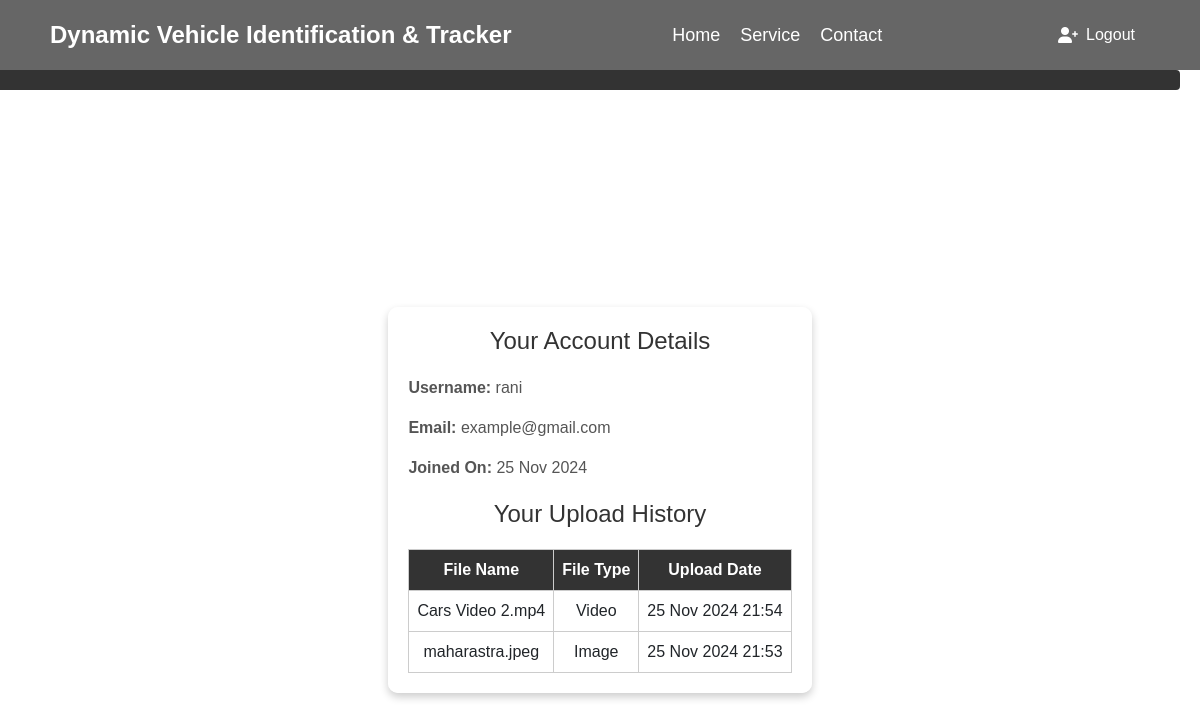
Screenshot of /account/ (signed in) with the database file from the repository.
### detection/models.py (models this page shows, shortened)
class UploadHistory(models.Model):
    user = models.ForeignKey(User, on_delete=models.CASCADE)
    file_name = models.CharField(max_length=255)
    file_type = models.CharField(max_length=50)
    upload_date = models.DateTimeField(auto_now_add=True)
    detected_plate_numbers = models.TextField()  # Add this if not present
    detected_states = models.TextField()        # For state info (optional)

### detection/views.py (the view)
# urls.py: path('account/', views.account_details_view, name='account_details'),
@login_required(login_url='/login/')
def account_details_view(request):
    user = request.user
    upload_history = UploadHistory.objects.filter(user=user).order_by('-upload_date')
    return render(request, 'detection/account_details.html', {
        'user': user,
        'upload_history': upload_history
    })

### detection/templates/detection/account_details.html (shortened to what this page needs)
{% extends 'detection/base1.html' %}
{% block content %}
{% load tz %}
<div class="messages">
</div>
<div class="upload-container">
    <div class="upload-box">
        <h1>Your Account Details</h1>
        <div class="user-details">
            <p><strong>Username:</strong> {{ user.username }}</p>
            <p><strong>Email:</strong> {{ user.email }}</p>
            <p><strong>Joined On:</strong> {{ user.date_joined|date:"d M Y" }}</p>
        </div>
        <h2>Your Upload History</h2>
        {% if upload_history %}
        {% load tz %}
            <table>
                <thead>
                    <tr>
                        <th>File Name</th>
                        <th>File Type</th>
                        <th>Upload Date</th>
                    </tr>
                </thead>
                <tbody>
                    {% for upload in upload_history %}
                        <tr>
                            <td>{{ upload.file_name }}</td>
                            <td>{{ upload.file_type }}</td>
                            <td>{% timezone "Asia/Kolkata" %}{{ upload.upload_date|date:"d M Y H:i" }}{% endtimezone %}</td>
                        </tr>
                    {% empty %}
                        <tr>
                            <td colspan="5">No search history available.</td>
                        </tr>
                    {% endfor %}
                </tbody>
            </table>
        {% else %}
            <p>No upload history found.</p>
        {% endif %}
    </div>
</div>
{% endblock %}

### detection/templates/detection/base1.html (style rules this page uses)
* { margin: 0; padding: 0; box-sizing: border-box; font-family: Arial, sans-serif; }
body { background: url('https://img.freepik.com/fotos-premium/trafico-nocturno-carretera-shanghai-china_1026019-17276.jpg?w=1060') no-repeat center center fixed; background-size: cover; display: flex; flex-direction: column; min-height: 100vh; justify-content: center; margin: 0; }
.messages { position: absolute; top: 60px; right: 20px; background-color: #333; color: white; padding: 10px; border-radius: 4px; list-style-type: none; }

### detection/templates/detection/account_details.html (style rules this page uses)
.upload-container { display: flex; align-items: center; justify-content: center; height: 100vh; }
.upload-box { background-color: rgba(255, 255, 255, 0.9); width: 110%; max-width: 800px; padding: 20px; border-radius: 10px; box-shadow: 0 4px 8px rgba(0, 0, 0, 0.2); text-align: center; }
h1, h2 { font-size: 24px; margin-bottom: 20px; color: #333; }
.user-details { margin-bottom: 20px; text-align: left; font-size: 16px; color: #555; }
table { width: 100%; border-collapse: collapse; margin-top: 20px; }
th, td { border: 1px solid #ccc; text-align: center; padding: 8px; }
th { background-color: #333; color: white; }
.messages { width: 100%; display: flex; justify-content: center; margin-top: 10px; }

### rows the page displays
UploadHistory: file_name "Cars Video 2.mp4", file_type "Video", upload_date "25 Nov 2024 21:54"
UploadHistory: file_name "maharastra.jpeg", file_type "Image", upload_date "25 Nov 2024 21:53"

### other values shown
{{ user.username }} "rani"
{{ user.email }} "example@gmail.com"
{{ user.date_joined|date:"d M Y" }} "25 Nov 2024"
